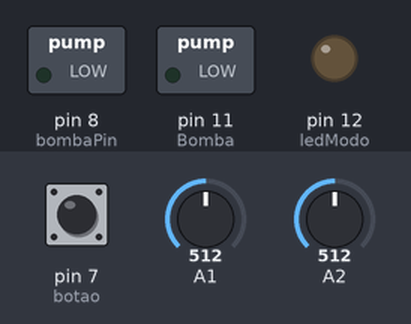
Recording of a sketch running on a simulated Arduino Uno, built with avr-gcc and run on an emulated ATmega328P. Shown: switched loads named in the sketch (green lamp = pin HIGH), output pins drawn as LEDs (lit = HIGH). The inputs (shaded band) are chosen by the test bench; at power-on: pin 7 (botao) HIGH, A1 = 512, A2 = 512. What the sketch prints to the serial monitor is not drawn.

Above: at 1.2 s.
1.3 s: pin 7 (botao) pulled LOW for 0.15 s
At 1.9 s:
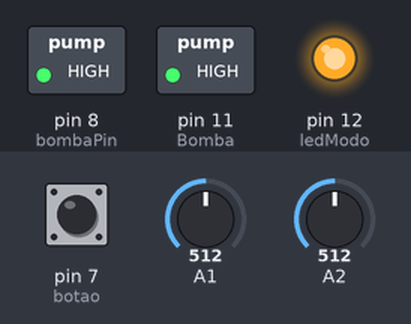
3.1 s: A1 set to 530
At 4.8 s:
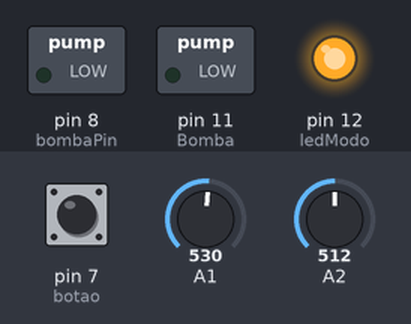
5.1 s: A2 set to 526
7.1 s: pin 7 (botao) pulled LOW for 1 s
At 7.8 s:
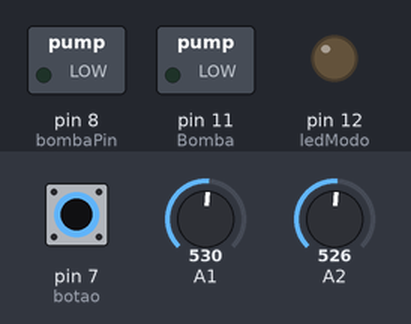
9.6 s: pin 7 (botao) pulled LOW for 3.2 s
At 10.9 s:
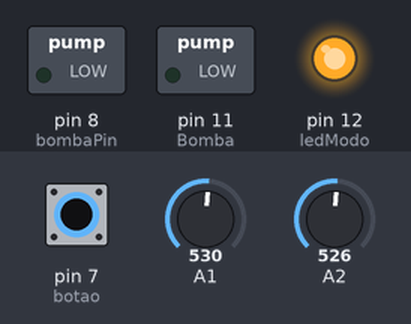
Timing chart, 0 to 12.6 s (numbered marks = the images above; inputs shaded):
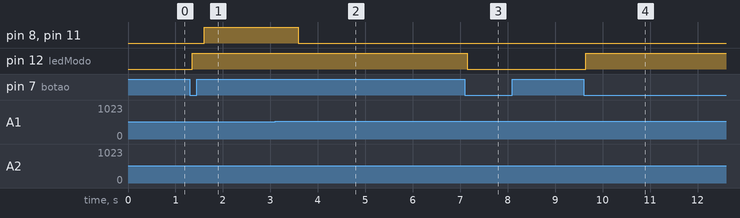

Measured:
- the behaviour switches between 517 and 518 on A1 (found by bisection; images 1 and 2)
- after the input at 1.3 s, pin 8 (bombaPin), pin 11 (Bomba): LOW → HIGH after 0.30 s; pin 12 (ledModo): LOW → HIGH after 0.05 s
- after the input at 3.1 s, pin 8 (bombaPin), pin 11 (Bomba): HIGH → LOW after 0.49 s
- after the input at 5.1 s, every drawn part: stays the same
- after the input at 7.1 s, pin 12 (ledModo): HIGH → LOW after 0.05 s
- after the input at 9.6 s, pin 12 (ledModo): LOW → HIGH after 0.05 s

The sketch:

Sensor_ER_EI_EI_Atual.ino
```cpp
#include <math.h>

#define botao 7
#define bombaPin 8
#define ledModo 12
#define Bomba 11
#define sensorMin A1
#define sensorMax A2

// --- Variáveis globais ---
bool estadoBotaoEstavel = HIGH;
bool ultimoEstadoLido = HIGH;
unsigned long ultimoTempoTroca = 0;
const unsigned long tempoDebounce = 50;

bool modoAutomatico = false;
bool bombaLigada = false;

// --- Estados do poço ---
enum EstadoPoco { POCO_CHEIO, POCO_DESCENDO, POCO_VAZIO, POCO_ENCHENDO, SENSOR_FALHA, FALHA_ELETRICA };
EstadoPoco estadoAtual = POCO_VAZIO;
EstadoPoco estadoAnterior = POCO_VAZIO;

float calibrationFactor = 242.0;
const float LIMITE_MOLHADO = 7.0;
unsigned long ultimaLeitura = 0;

// --- Faixa para detectar falha elétrica ---
const float LIMITE_FALHA_MIN = 11.0;
const float LIMITE_FALHA_MAX = 16.0;

// --- Função mapFloat (conversão proporcional de float) ---
float mapFloat(float x, float in_min, float in_max, float out_min, float out_max) {
  return (x - in_min) * (out_max - out_min) / (in_max - in_min) + out_min;
}

void setup() {
  Serial.begin(9600);
  Serial.println("=== Sistema de Controle de Poço Artesiano com Estados ===");
  Serial.println("💤 Sistema pronto — Bomba desligada");
  Serial.println("Aperte o botão para ligar o sistema 🟢");

  pinMode(botao, INPUT_PULLUP);
  pinMode(bombaPin, OUTPUT);
  pinMode(ledModo, OUTPUT);
  pinMode(Bomba, OUTPUT);

  digitalWrite(bombaPin, LOW);
  digitalWrite(ledModo, LOW);
  digitalWrite(Bomba, LOW);
}

// --- Funções ---
bool tempoDecorrido(unsigned long intervalo);
float lerTensaoAC(int pinoSensor);
void atualizarEstado(float tensaoMin, float tensaoMax);
void controlarBomba();
void ligarBomba();
void desligarBomba();
bool verificarBotao();

void loop() {
  if (verificarBotao() && estadoBotaoEstavel == LOW) {
    modoAutomatico = !modoAutomatico;
    digitalWrite(ledModo, modoAutomatico ? HIGH : LOW);

    if (modoAutomatico)
      Serial.println("⚙️ Sistema ligado — modo automático");
    else {
      Serial.println("💤 Sistema pronto — bomba desligada");
      desligarBomba();
    }
  }

  if (modoAutomatico && tempoDecorrido(1000)) {
    float tensaoMin = lerTensaoAC(sensorMin);
    float tensaoMax = lerTensaoAC(sensorMax);
    atualizarEstado(tensaoMin, tensaoMax);
    controlarBomba();
  }
}

// --- Função de temporização ---
bool tempoDecorrido(unsigned long intervalo) {
  unsigned long agora = millis();
  if (agora - ultimaLeitura >= intervalo) {
    ultimaLeitura = agora;
    return true;
  }
  return false;
}

// --- Leitura do sensor ZMPT101B ---
float lerTensaoAC(int pinoSensor) {
  const int amostras = 1000;
  long soma = 0;
  for (int i = 0; i < amostras; i++) {
    int leituraBruta = analogRead(pinoSensor);
    int centrado = leituraBruta - 512;
    soma += (long)centrado * centrado;
  }
  float media = soma / (float)amostras;
  float rms = sqrt(media);
  //float tensaoSensor = (rms * 5.0) / 1024.0;
  // Usa a função mapFloat para converter RMS proporcionalmente à faixa do ADC
  float tensaoSensor = mapFloat(rms, 0.0, 512.0, 0.0, 2.5);
  return tensaoSensor * calibrationFactor;
}

// --- Atualiza o estado do poço ---
void atualizarEstado(float tensaoMin, float tensaoMax) {
  bool eminMolhado = tensaoMin <= LIMITE_MOLHADO;
  bool emaxMolhado = tensaoMax <= LIMITE_MOLHADO;

  Serial.print("Vmin: ");
  Serial.print(tensaoMin, 1);
  Serial.print(" V | Vmax: ");
  Serial.print(tensaoMax, 1);
  Serial.print(" V | ");

  estadoAnterior = estadoAtual;


  // --- Verificação de falha de sensor inferior ---
  if (!eminMolhado && emaxMolhado) {
    estadoAtual = SENSOR_FALHA;
    Serial.println("🚨 Falha detectada: Sensor inferior com defeito!");
    return;
  }

  // --- Lógica normal dos estados ---
  switch (estadoAtual) {
    case POCO_VAZIO:
      if (eminMolhado && emaxMolhado) {
        estadoAtual = POCO_CHEIO;
        Serial.println("💧 Poço cheio — pronto para bombear");
      } else if (eminMolhado && !emaxMolhado) {
        estadoAtual = POCO_ENCHENDO;
        Serial.println("🔄 Poço começando a encher...");
      } else {
        Serial.println("⚠️ Poço vazio — aguardando enchimento");
      }
      break;

    case POCO_ENCHENDO:
      if (eminMolhado && emaxMolhado) {
        estadoAtual = POCO_CHEIO;
        Serial.println("💧 Poço cheio — pronto para bombear");
      } else if (!eminMolhado && !emaxMolhado) {
        estadoAtual = POCO_VAZIO;
        Serial.println("⚠️ Poço ainda vazio");
      } else {
        Serial.println("⏳ Enchendo...");
      }
      break;

    case POCO_CHEIO:
      if (eminMolhado && !emaxMolhado) {
        estadoAtual = POCO_DESCENDO;
        Serial.println("⏬ Nível descendo...");
      } else if (!eminMolhado && !emaxMolhado) {
        estadoAtual = POCO_VAZIO;
        Serial.println("⚠️ Poço secou!");
      } else {
        Serial.println("💧 Mantendo estado: cheio");
      }
      break;

    case POCO_DESCENDO:
      if (!eminMolhado && !emaxMolhado) {
        estadoAtual = POCO_VAZIO;
        Serial.println("⚠️ Nível crítico — poço vazio");
      } else if (eminMolhado && emaxMolhado) {
        estadoAtual = POCO_CHEIO;
        Serial.println("💧 Poço reabastecido");
      } else {
        Serial.println("⏳ Poço ainda com água");
      }
      break;

    case SENSOR_FALHA:
      if (eminMolhado || !emaxMolhado) {
        Serial.println("✅ Falha resolvida — voltando à leitura normal");
        estadoAtual = POCO_VAZIO;
      } else {
        Serial.println("🚨 Aguardando correção do sensor inferior...");
      }
      break;

  }

  if (estadoAtual != estadoAnterior) {
    Serial.print("📊 Transição: ");
    Serial.print(estadoAnterior);
    Serial.print(" ➜ ");
    Serial.println(estadoAtual);
  }
}

// --- Controle da bomba baseado no estado do poço ---
void controlarBomba() {
  // Bloqueia controle durante falha elétrica
  if (estadoAtual == FALHA_ELETRICA || estadoAtual == SENSOR_FALHA) {
    desligarBomba();
    return;
  }

  switch (estadoAtual) {
    case POCO_CHEIO:
    case POCO_DESCENDO:
      ligarBomba();
      break;
    case POCO_VAZIO:
    case POCO_ENCHENDO:
      desligarBomba();
      break;
    default:
      break;
  }

  Serial.print("Estado atual: ");
  switch (estadoAtual) {
    case POCO_CHEIO: Serial.println("POÇO CHEIO"); break;
    case POCO_DESCENDO: Serial.println("POÇO DESCENDO"); break;
    case POCO_ENCHENDO: Serial.println("POÇO ENCHENDO"); break;
    case POCO_VAZIO: Serial.println("POÇO VAZIO"); break;
  }
}

// --- Liga/Desliga bomba ---
void ligarBomba() {
  if (!bombaLigada) {
    bombaLigada = true;
    digitalWrite(bombaPin, HIGH);
    digitalWrite(Bomba, HIGH);
    Serial.println("✅ Bomba LIGADA");
  }
}

void desligarBomba() {
  if (bombaLigada) {
    bombaLigada = false;
    digitalWrite(bombaPin, LOW);
    digitalWrite(Bomba, LOW);
    Serial.println("⚠️ Bomba DESLIGADA");
  }
}

// --- Botão com debounce ---
bool verificarBotao() {
  bool leituraAtual = digitalRead(botao);
  unsigned long agora = millis();

  if (leituraAtual != ultimoEstadoLido) {
    ultimoTempoTroca = agora;
    ultimoEstadoLido = leituraAtual;
  }

  if ((agora - ultimoTempoTroca) > tempoDebounce) {
    if (leituraAtual != estadoBotaoEstavel) {
      estadoBotaoEstavel = leituraAtual;
      return true;
    }
  }
  return false;
}
```
